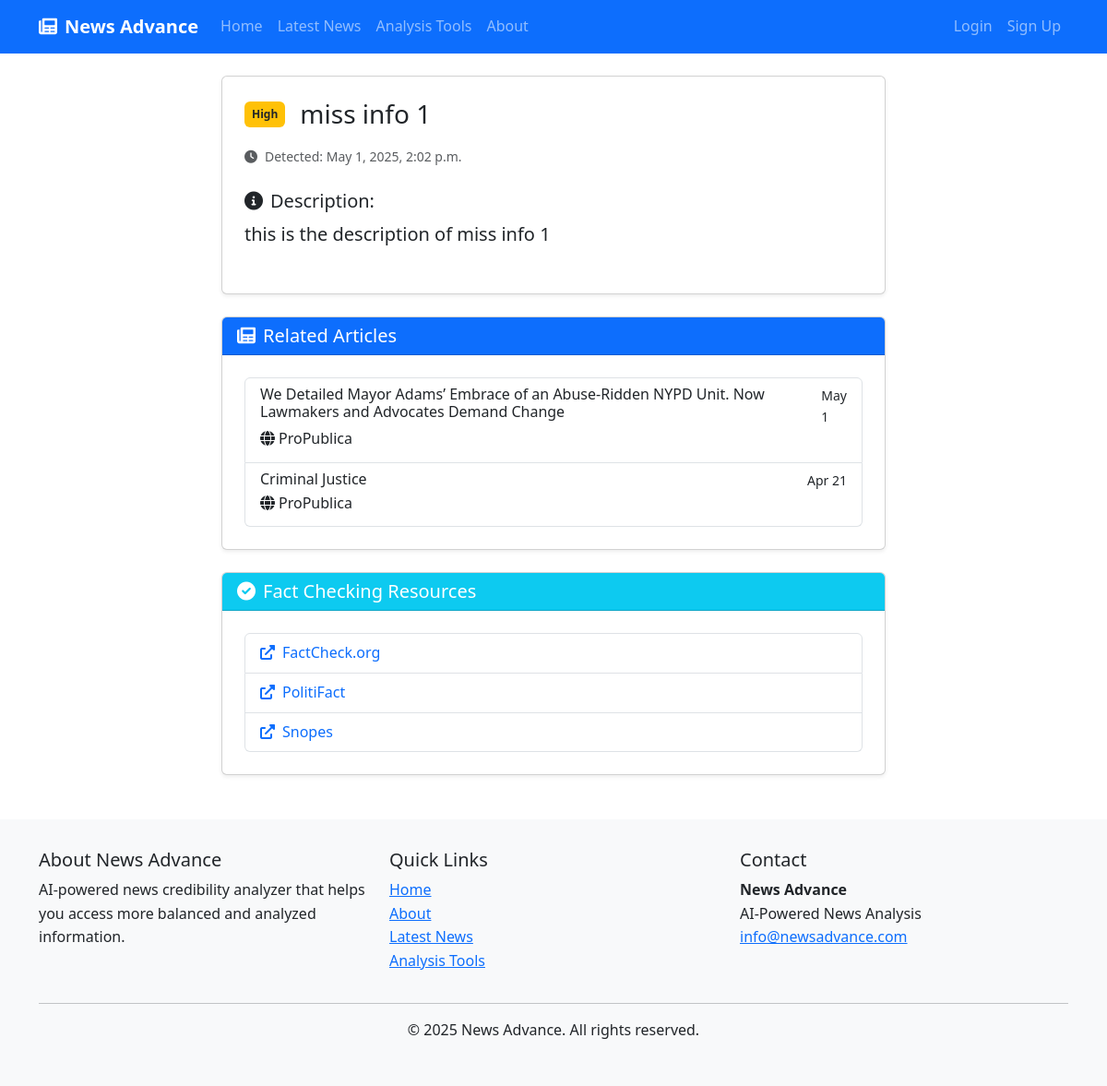
Before: /analysis/misinformation/5/details/ with the older database file.
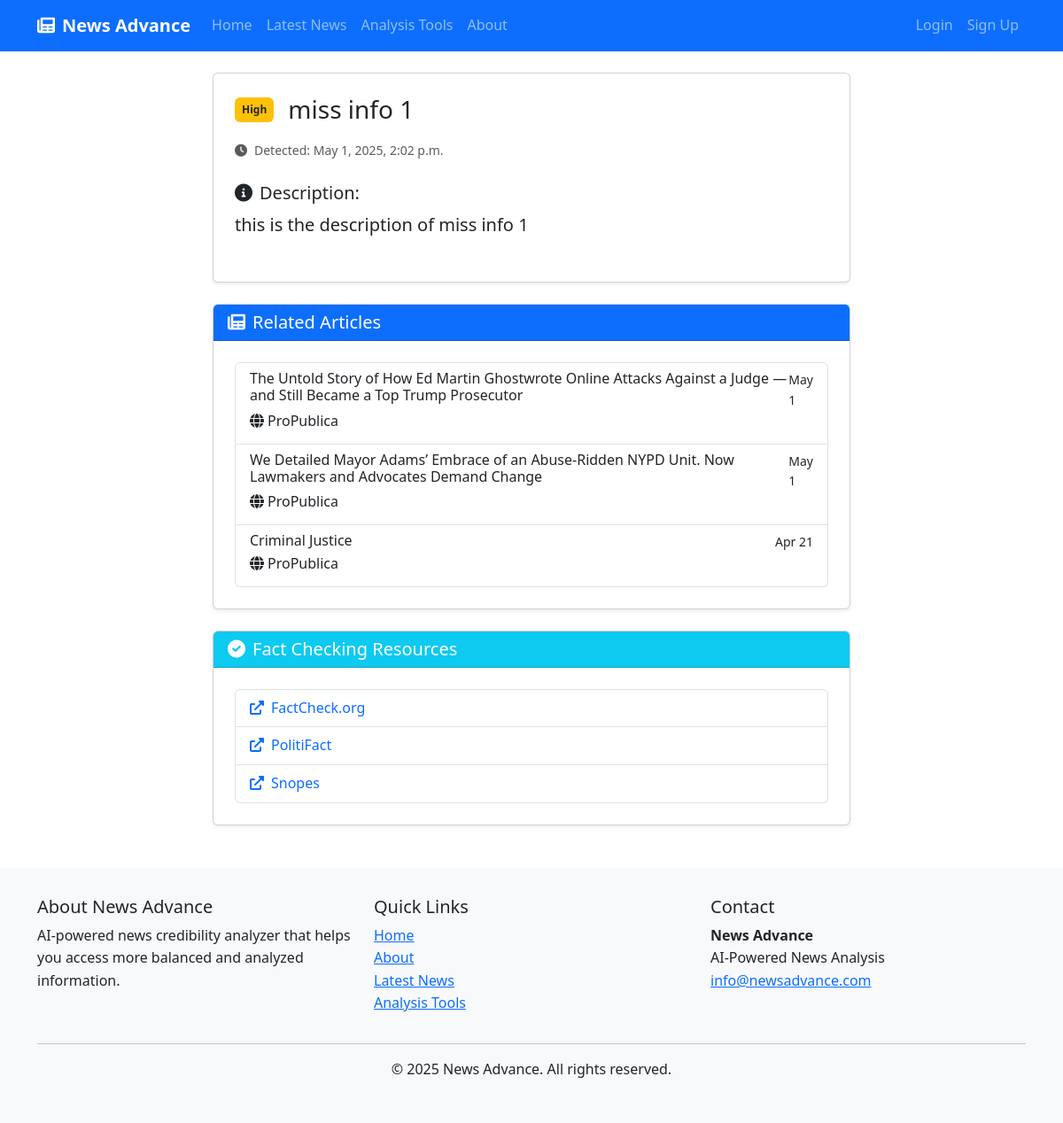
After: the same page with the newer database file.
### news_aggregator/models.py (models this page shows, shortened)
class NewsArticle(models.Model):
    title = models.CharField(max_length=255)
    source = models.ForeignKey(NewsSource, on_delete=models.CASCADE, related_name='articles')
    url = models.URLField(unique=True)
    author = models.CharField(max_length=200, blank=True)
    published_date = models.DateTimeField(default=timezone.now)
    content = models.TextField()
    summary = models.TextField(blank=True)
    image_url = models.URLField(blank=True)
    fetched_at = models.DateTimeField(auto_now_add=True)
    last_updated = models.DateTimeField(auto_now=True)
    political_bias = models.FloatField(
        null=True,
        blank=True,
        help_text='Political bias score from -1 (left) to +1 (right)'
    )
    is_analyzed = models.BooleanField(default=False)
    is_summarized = models.BooleanField(default=False)
    class Meta:
        ordering = ['-published_date']

class NewsSource(models.Model):
    name = models.CharField(max_length=200)
    url = models.URLField(unique=True)
    description = models.TextField(blank=True)
    logo = models.ImageField(upload_to='source_logos/', blank=True, null=True)
    reliability_score = models.FloatField(default=0.0)  # 0-100 score
    political_bias = models.FloatField(
        default=0.0,
        help_text='Average political bias score from -1 (left) to +1 (right)'
    )
    created_at = models.DateTimeField(auto_now_add=True)
    updated_at = models.DateTimeField(auto_now=True)

### news_analysis/views.py (the view)
# urls.py: path('misinformation/<int:alert_id>/details/', views.alert_detail, name='alert_detail'),
def alert_detail(request, alert_id):
    alert = get_object_or_404(MisinformationAlert, pk=alert_id)
    context = {
        'alert': alert,
    }
    return render(request, 'news_analysis/alert_detail.html', context)

### news_analysis/templates/news_analysis/alert_detail.html (shortened to what the changed rows need)
{% extends 'base.html' %}
{% load static %}
{% block content %}
<div class="container">
    <div class="row">
        <div class="col-lg-8 mx-auto">
            <div class="card shadow-sm mb-4">
                <div class="card-body p-4">
                    {% if alert.related_articles.all %}
                    <div class="list-group">
                        {% for article in alert.related_articles.all %}
                        <a href="{% url 'news_aggregator:article_detail' article.id %}" class="list-group-item list-group-item-action">
                            <div class="d-flex w-100 justify-content-between">
                                <h6 class="mb-1">{{ article.title }}</h6>
                                <small>{{ article.published_date|date:"M j" }}</small>
                            </div>
                            <p class="mb-1"><i class="fas fa-globe me-1"></i>{{ article.source.name }}</p>
                        </a>
                        {% endfor %}
                    </div>
                    {% else %}
                    <p class="text-muted"><i class="fas fa-info-circle me-2"></i>No related articles available</p>
                    {% endif %}
                </div>
            </div>
        </div>
    </div>
</div>
{% endblock %}

Changed rows visible on the page:
now on this page (row edited): NewsArticle: title "The Untold Story of How Ed Martin Ghostwrote Online Attacks Against a Judge — and Still Became a Top Trump Prosecutor", published_date "May 1", source.name "ProPublica"
